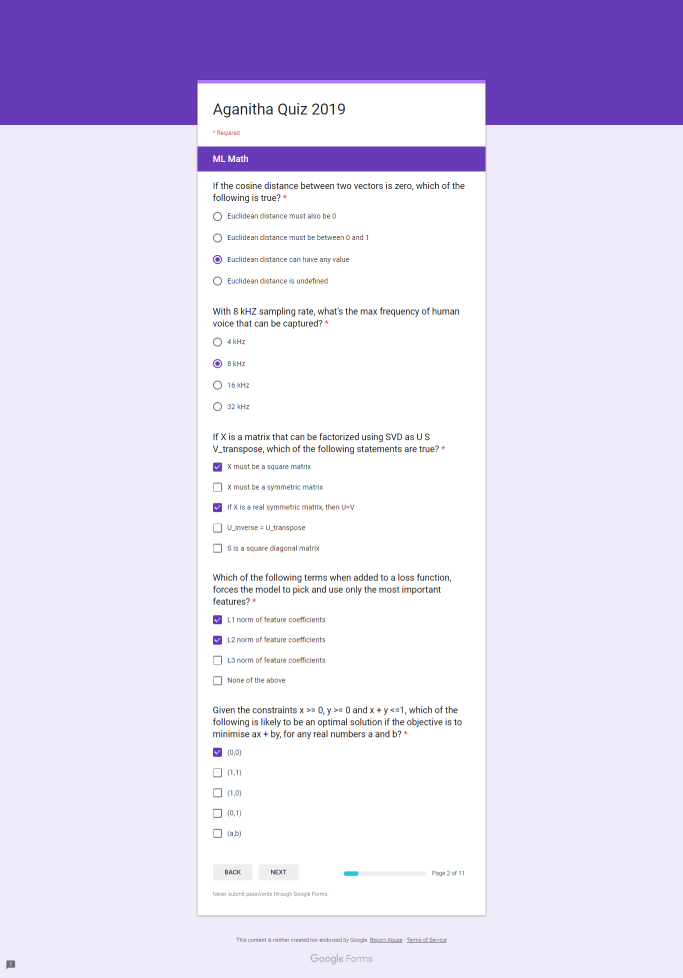
#> input picture Agnitha/screencapture-docs-google-forms-d-e-1FAIpQLSehHAFhcOK2XL53MfGdneh8UVeQtEIalY-tGcyKRWWWhbuuDw-formResponse-2019-10-19-16_40_46.png, 1366 x 1955 px (shown at 1/2 size)
$ jupyter execute --allow-errors PIL_Practice.ipynb
#> lines starting #> are read from the running program, lines starting #| are printed output that depends on the picture; after the words box and inside, x2 and y2 are one past the last pixel; in counts of white or black regions, pixels touching at a corner belong together
Using the Image class

[cell 1]
from PIL import Image
#> (the rest of this cell did not finish here and is left out)

[cell 2]
from __future__ import print_function
#> (the rest of this cell did not finish here and is left out)

### Reading and writing images

Convert files to JPEG

[cell 3]
from __future__ import print_function
import os, sys
from PIL import Image

for infile in sys.argv[1:]:
    f, e = os.path.splitext(infile)
    outfile = f + ".jpg"
    if infile != outfile:
        try:
            Image.open(infile).save(outfile)
        except IOError:
            print("cannot convert", infile)

Create JPEG thumbnails

[cell 4]
from __future__ import print_function
import os, sys
from PIL import Image

size = (128, 128)

for infile in sys.argv[1:]:
    outfile = os.path.splitext(infile)[0] + ".thumbnail"
    if infile != outfile:
        try:
            im = Image.open(infile)
#> im is the input picture: PIL image 1366x1955 RGBA; mean R, G, B, A 226.2, 218.1, 240.2, 255
            im.thumbnail(size)
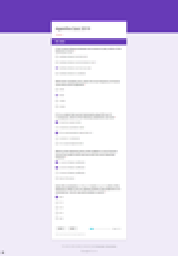
#> im: PIL image 89x128 RGBA (shown 2 times larger); mean R, G, B, A 226.1, 218, 240, 255
            im.save(outfile, "JPEG")
        except IOError:
            print("cannot create thumbnail for", infile)

### Cutting, pasting, and merging images

Copying a subrectangle from an image

[cell 5]
box = (100, 100, 400, 400)
region = im.crop(box)
#> region: PIL image 300x300 RGBA; every value is 0
region

Processing a subrectangle, and pasting it back

[cell 6]
region = region.transpose(Image.ROTATE_180)
im.paste(region, box)

[cell 7]
im

Rolling an image

[cell 8]
def roll(image, delta):
    "Roll an image sideways"

    xsize, ysize = image.size

    delta = delta % xsize
    if delta == 0: return image

    part1 = image.crop((0, 0, delta, ysize))
    part2 = image.crop((delta, 0, xsize, ysize))
    image.paste(part2, (0, 0, xsize-delta, ysize))
    image.paste(part1, (xsize-delta, 0, xsize, ysize))

    return image

#> (a cell that did not finish here is left out)

Splitting and merging bands

#> (a cell that did not finish here is left out)

#> (a cell that did not finish here is left out)

#> (a cell that did not finish here is left out)

#> (a cell that did not finish here is left out)

### Geometrical transforms

Simple geometry transforms

[cell 14]
im = im.resize((128, 128))
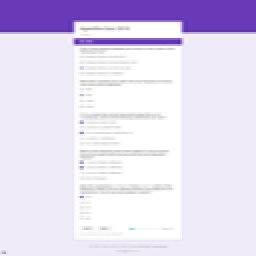
#> im: PIL image 128x128 RGBA (shown 2 times larger); mean R, G, B, A 226.1, 218, 240, 255
out = im.rotate(45) # degrees counter-clockwise
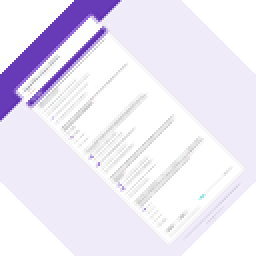
#> out: PIL image 128x128 RGBA (shown 2 times larger); mean R, G, B, A 193, 188, 201.4, 211.2; transparent parts drawn white
out

Transposing an image

[cell 15]
out = im.transpose(Image.FLIP_LEFT_RIGHT)
out = im.transpose(Image.FLIP_TOP_BOTTOM)
out = im.transpose(Image.ROTATE_90)
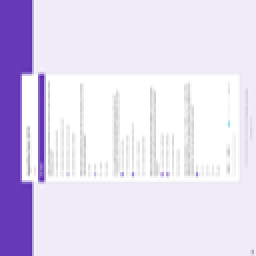
#> out: PIL image 128x128 RGBA (shown 2 times larger); mean R, G, B, A 226.1, 218, 240, 255
out = im.transpose(Image.ROTATE_180)
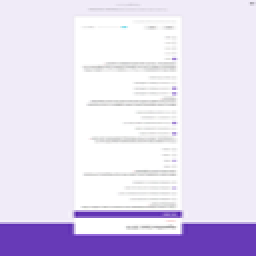
#> out: PIL image 128x128 RGBA (shown 2 times larger); mean R, G, B, A 226.1, 218, 240, 255
out = im.transpose(Image.ROTATE_270)
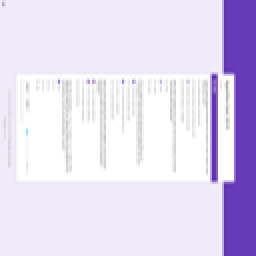
#> out: PIL image 128x128 RGBA (shown 2 times larger); mean R, G, B, A 226.1, 218, 240, 255
out

### Color transforms

Converting between modes

#> (a cell that did not finish here is left out)

#> (a cell that did not finish here is left out)

### Image enhancement

[cell 18]
from PIL import ImageFilter
out = im.filter(ImageFilter.DETAIL)
out

Applying point transforms

[cell 19]
# multiply each pixel by 1.2
out = im.point(lambda i: i * 1.2)
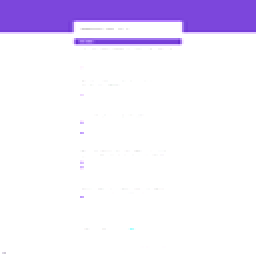
#> out: PIL image 128x128 RGBA (shown 2 times larger); mean R, G, B, A 239.4, 232.8, 250.9, 255
out

Processing individual bands!

syntax used to create the mask:

`imout = im.point(lambda i: expression and 255)`

[cell 20]
# split the image into individual bands
source = im.split()

R, G, B = 0, 1, 2

# select regions where red is less than 100
mask = source[R].point(lambda i: i < 100 and 255)
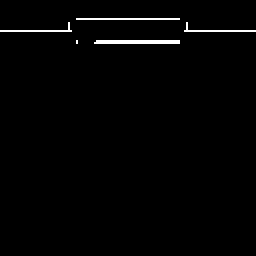
#> mask: PIL image 128x128 L (shown 2 times larger); 1.3% white in thin lines or dots, all inside (x1, y1, x2, y2) = (0, 9, 128, 22)

# process the green band
out = source[G].point(lambda i: i * 0.7)
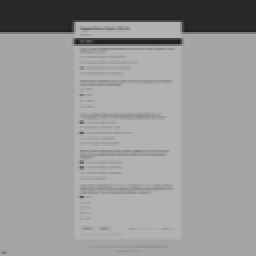
#> out: PIL image 128x128 L (shown 2 times larger); min 26, max 178, mean 152.3

# paste the processed band back, but only where red was < 100
source[G].paste(out, None, mask)

# build a new multiband image
im = Image.merge(im.mode, source)
im

### Enhancement

Enhancing images

[cell 21]
from PIL import ImageEnhance

enh = ImageEnhance.Contrast(im)
enh.enhance(1.3).show("30% more contrast")
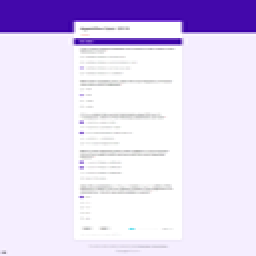
#> shown: PIL image 128x128 RGBA (shown 2 times larger); mean R, G, B, A 224.7, 213.8, 242.6, 255
enh

$ run again, on Agnitha/screencapture-docs-google-forms-d-e-1FAIpQLSehHAFhcOK2XL53MfGdneh8UVeQtEIalY-tGcyKRWWWhbuuDw-formResponse-2019-10-19-16_41_32.png
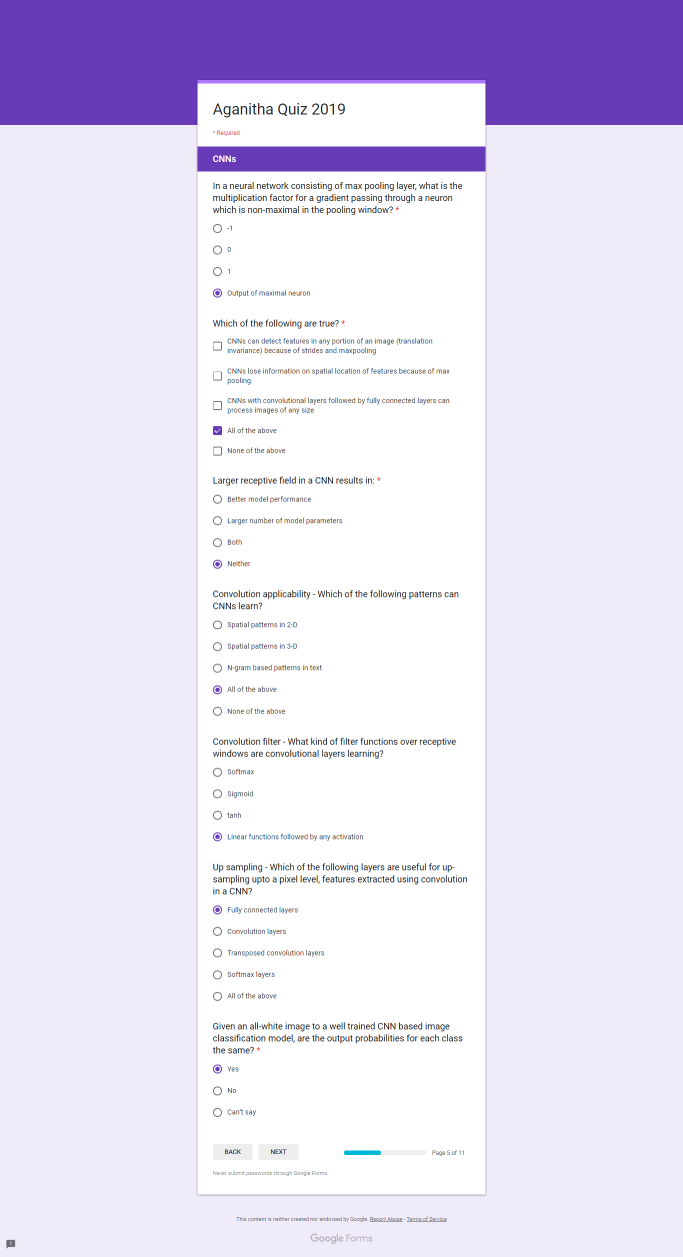
#> input picture Agnitha/screencapture-docs-google-forms-d-e-1FAIpQLSehHAFhcOK2XL53MfGdneh8UVeQtEIalY-tGcyKRWWWhbuuDw-formResponse-2019-10-19-16_41_32.png, 1366 x 2514 px (shown at 1/2 size)
#> im is the input picture: PIL image 1366x2514 RGBA; mean R, G, B, A 230.1, 223.2, 242, 255
#> region: PIL image 300x300 RGBA; every value is 0
#> `mask = source[R].point(lambda i: i < 100 and 255)`:
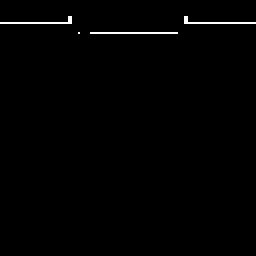
#> mask: PIL image 128x128 L (shown 2 times larger); 0.79% white in thin lines or dots, all inside (x1, y1, x2, y2) = (0, 8, 128, 17)
#> `enh.enhance(1.3).show("30% more contrast")`:
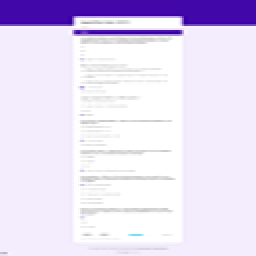
#> shown: PIL image 128x128 RGBA (shown 2 times larger); mean R, G, B, A 228.4, 219.7, 244.2, 255
